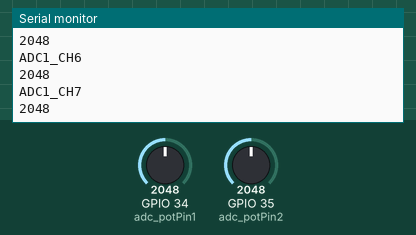
A sketch run on a simulated ESP32. Parts: the last lines printed to the serial monitor. The inputs (shaded band) are chosen by the test bench; at power-on: GPIO 34 (adc_potPin1) = 2048, GPIO 35 (adc_potPin2) = 2048.

Above: at 2.2 s.
2.3 s: GPIO 34 (adc_potPin1) set to 2866
At 2.9 s:
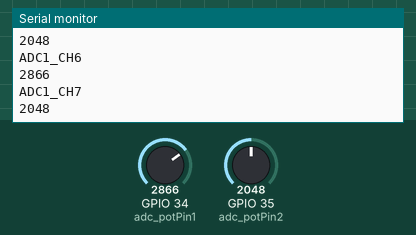
3.8 s: GPIO 35 (adc_potPin2) set to 1228
At 4.4 s:
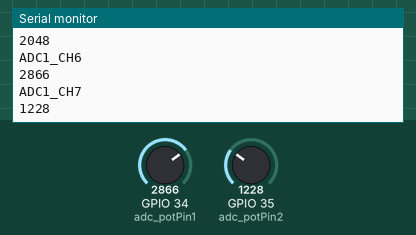
5.3 s: GPIO 34 (adc_potPin1) set to 3603
At 5.9 s:
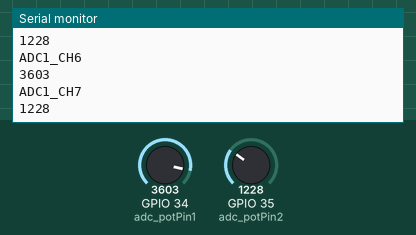
6.8 s: GPIO 35 (adc_potPin2) set to 491
At 7.4 s:
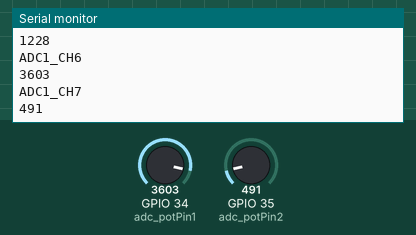
Timing chart, 0 to 9.3 s (numbered marks = the images above; inputs shaded):
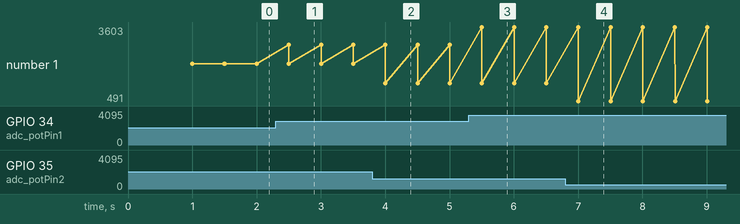

Measured:
- after the input at 2.3 s, the serial monitor: prints a new line after 0.20 s (image 1)
- after the input at 3.8 s, the serial monitor: prints a new line after 0.20 s (image 2)
- after the input at 5.3 s, the serial monitor: prints a new line after 0.20 s (image 3)
- after the input at 6.8 s, the serial monitor: prints a new line after 0.21 s (image 4)
- plotted number 1: 2048 → 1228 after the input at 3.8 s, 1228 → 491 after the input at 6.8 s

The sketch:

adc_example.ino
```cpp
#include <Arduino.h>

// Potentiometer is connected to GPIO 34 (Analog ADC1_CH6)
// Potentiometer is connected to GPIO 35 (Analog ADC1_CH7)
const int adc_potPin1 = 34;
const int adc_potPin2 = 35;

// variable for storing the potentiometer value
int potValue1 = 0;
int potValue2 = 0;

void setup() {
    Serial.begin(115200);
    delay(1000);
}

void loop() {
    // Reading potentiometer value
    potValue1 = analogRead(adc_potPin1);
    Serial.println("ADC1_CH6");
    Serial.println(potValue1);

    potValue2 = analogRead(adc_potPin2);
    Serial.println("ADC1_CH7");
    Serial.println(potValue2);
    delay(500);
}
```
